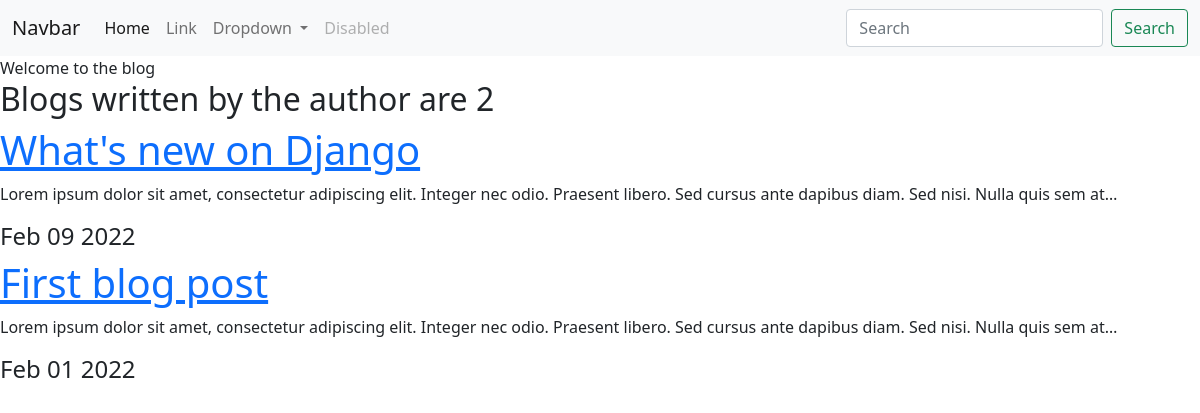
Screenshot of /blog/ with the database file from the repository.
### blog/models.py (models this page shows, shortened)
class Blog(models.Model):
    title=models.CharField(max_length=100)
    description=models.TextField()
    date=models.DateField(null=FALSE)

### blog/views.py (the view)
# urls.py: path('', views.all_blogs, name='all_blogs'),
def all_blogs(request):
    blog=Blog.objects.order_by('-date')[:6]
    return render(request, 'blog/all_blogs.html',{'blogs':blog})

### blog/templates/blog/all_blogs.html
{%extends 'portfolio/base.html'%}
{%block content%}
<head>Welcome to the blog</head>
<h2>Blog{{blogs.count|pluralize}} written by the author are {{ blogs.count }}</h2>
{%for blog in blogs%}
<a href="{% url 'blog:detail' blog.id %}"> <h1>{{blog.title}}</h1> </a>
<p>{{blog.description|truncatechars:150}}</p>
<h4> {{blog.date|date:'M d Y'}}</h4>
{% endfor %}
{% endblock %}

### rows the page displays
Blog: title "What's new on Django", description "Lorem ipsum dolor sit amet, consectetur adipiscing elit. Integer nec odio. Praesent libero. Sed cursus ante dapibus diam. Sed nisi. Nulla quis sem at…", date "Feb 09 2022"
Blog: title "First blog post", description "Lorem ipsum dolor sit amet, consectetur adipiscing elit. Integer nec odio. Praesent libero. Sed cursus ante dapibus diam. Sed nisi. Nulla quis sem at…", date "Feb 01 2022"

### other values shown
{{ blogs.count }} "2"
